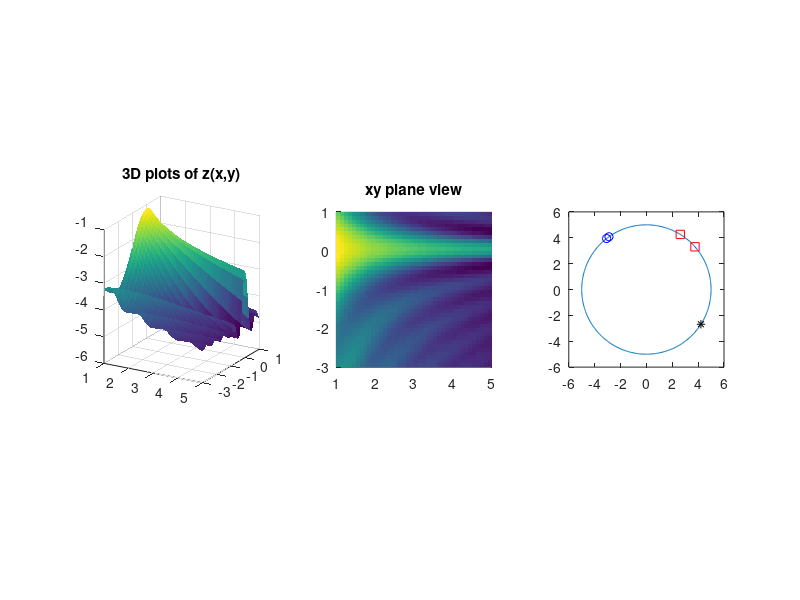

The MATLAB source for this figure:
%% %%%%%%%%%%%%%%%%%%%%%%%%%%%%%%%%%%%%
fprintf("[Prob 1 ]\n")
x = 2:1:6
y = -3:0.5:-1
z = (x .* y .* (x.*y + 9).^0.25) ./ (y.^2 + 2.*y - 1)
pause  % 결과 확인 후 다음 문제 진행

theta = 15:15:75 * pi / 180;  % 각도를 라디안으로 변환
f = cos((1 ./ theta) .* (tan(theta)).^0.5) + (1 ./ sin(theta))
pause

A = [-2*eye(3)+[[0;-3;-4] [zeros(3,2)]] ones(3, 1) linspace(1, 1, 3)']

pause

A = [1 -1 1 -1; 4 1 0 0 ; -2 0 0 -1; 0 0 -4 3];
B = [-1; 6; -1; 3];
x = A\B
pause


%% %%%%%%%%%%%%%%%%%%%%%%%%%%%%%

fprintf("[Prob 2]\n")
% 문제 2번: z(x, y) 함수의 3차원 그래프 그리기
x = 1:0.1:5;  % x 범위
y = -3:0.1:1;  % y 범위

x = x + (x == 0) * eps;
y = y + (y == 0) * eps;

[X, Y] = meshgrid(x, y);

% z(x, y) 함수 정의
Z = (sin(2.*X.*Y) ./ (X.*Y)) + log(1./X) - pi;

% 1. Surface 그래프와 Contour 그리기
subplot(1, 3, 1);  % 첫 번째 그래프: Surface & Contour
surf(X, Y, Z, 'EdgeColor', 'none');
hold on;
contour(X, Y, Z, 7, 'black');
view([30 20]);
title('3D plots of z(x,y)');
set(gca, 'DataAspectRatio', [1 1 1])

% 2. 두 번째 그래프: 평면 투영
subplot(1, 3, 2);  % 두 번째 그래프: Contour 투영
surf(X, Y, Z, 'EdgeColor', 'none');
hold on;
contour(X, Y, Z, 7,'black');
view([0 90]);
title('xy plane view');
set(gca, 'DataAspectRatio', [1 1 1])

% 3. 세 번째 그래프: 조건 만족하는 영역
indx = (Z < -3.75) & (Z > -4.25);
subplot(1, 3, 3);  % 세 번째 그래프
plot(X(indx), Y(indx), 'r.');
title('-4.25 < z(x,y) < 3.75');

set(gca, 'DataAspectRatio', [1 1 1])
pause


%% %%%%%%%%%%%%%%%%%%%%%%%%%%%%%%
% 문제 3번
clear; clc; close all;

% Step 1: 원 그리기
theta = 0:1:360;  % 0도에서 360도까지 1도 간격의 벡터 생성
r = input("radius : "); 
x = r * cosd(theta);  % 극좌표를 직교좌표로 변환
y = r * sind(theta);

plot(x, y);  % 원 그래프 그리기
axis equal;  % 축 비율 같게 설정
xlim([-1-r, r+1]);
ylim([-1-r, r+1]);
title('');

% Step 2: 임의의 점 생성 및 색상 조건
hold on;

n = input("number : ");
theta2 = (rand(1, n) * 360);

x2 = r * cosd(theta2); 
y2 = r* sind(theta2);


for i = 1:n
    if theta2(i) >= 0 && theta2(i) <= 90
        plot(x2(i), y2(i), 'rs')
    elseif theta2(i) >= 90 && theta2(i) <= 180
        plot(x2(i), y2(i), 'bo')
    else
        plot(x2(i), y2(i), 'k*')
    end
end
